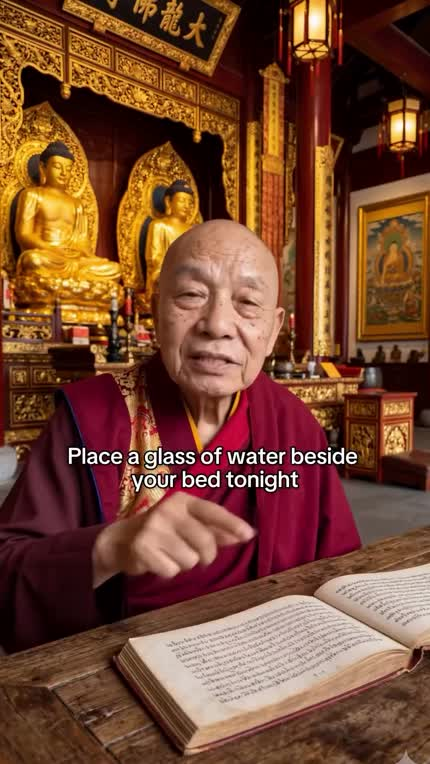
#> input picture data/frames/BIG01_DVZg8wAkYgk_t0.3.jpg, 430 x 764 px
$ python anchor_check.py ../data/frames/BIG01_DVZg8wAkYgk_t0.3.jpg
#> lines starting #> are read from the running program, lines starting #| are printed output that depends on the picture
#!/usr/bin/env python3
"""Pre-flight an anchor still BEFORE spending video credits on it.

    python3 scripts/anchor_check.py a19_hall_altar_step [a17_hall_floor_lamp ...]

WHY THIS EXISTS. On 2026-08-11 reel 24 failed twice — ~880 credits — with
gibberish subtitles burned into the pixels, while reel 25 rendered clean on the
first roll in the same session with the same engine, prompt and settings. The
only variable was the anchor:

    a17  bare lap over an empty floor in the lower third   FAILED 2/2
    a18b wooden table, open book, candle in the same band  PASSED 1/1

Both failures put the text at the same baseline and the same left margin, and a
fresh TTS waveform (the previously documented remedy) changed only the glyphs,
never the placement. The prior that survives every observation: an EMPTY,
LOW-DETAIL lower third is read by the model as the place where subtitles belong,
because that is what it saw in millions of subtitled training videos.

So the guard is composition, checked on the 4-credit still rather than on the
~440-credit video: measure how occupied the subtitle band is, and refuse an
anchor whose band is a flat expanse.

Thresholds are calibrated on the three anchors above; run this on any new
anchor and on any anchor that has already failed, and keep the numbers.
"""

import os
import subprocess
import sys

ROOT = os.path.dirname(os.path.dirname(os.path.abspath(__file__)))
ANC = os.path.join(ROOT, "output", "assets", "anchors")

# The band kling puts subtitles in, as a fraction of frame height. Matches the
# y1150-1650 window qc_gate.py scans on the assembled 1080x1920 master.
BAND_TOP, BAND_BOT = 0.60, 0.86

# An anchor must clear BOTH. Detail = edges (props, carving, folds, text-free
# structure). Spread = luminance variance (a lit lamp against dark wood scores
# high; an evenly lit robe scores low). Calibration in the module docstring.
# CALIBRATION IS TWO POINTS ONLY — one confirmed failure and one confirmed
# pass, both from 2026-08-11. Treat the thresholds as a tripwire, not a proof:
#     a17  detail 0.0102  spread 20.9   burned text 2/2
#     a18b detail 0.0280  spread 28.6   clean 1/1
#     a19  detail 0.0322  spread 29.3   built to clear it, unrendered as of now
# Every new render should be appended to this table so the numbers earn their
# authority. A RISK verdict means "do not spend without a second look", not
# "this will certainly fail".
MIN_DETAIL = 0.038   # 0.024 -> 0.040 -> (0.050 reverted) -> 0.038

# CALIBRATION — every row is a real render, not a guess.
#
#   anchor            band detail   outcome
#   a17                   0.0102     burned text, 2 of 2 renders  (~880 cr)
#   a18b                  0.0280     clean
#   a23b                  0.0293     BURNED TEXT  (reel 28, 616 cr wasted)
#   a19                   0.0322     clean
#   a21c                  0.0419     clean  (reel 26)
#   a22                   0.0501     clean  (reel 27)
#   a25                   0.0420     (reel 29)
#   a20b                  0.0475     clean, 2 of 2
#   his source reel       0.0671     clean
#
# 0.024 was set from a18b/a19 and let a23b through at 0.0293, which burned text
# across the whole take.
#
# I then raised it to 0.050 reasoning from the anchor->render detail loss, and
# it immediately REJECTED a21c (0.0419) and a24 (0.0462) — the two anchors that
# had actually rendered clean. A floor that fails known-good inputs is
# miscalibrated, which is the exact rule written earlier the same day. Reverted
# to 0.038: comfortably above the only observed failure (0.0293) and below every
# observed pass. Move it again only when a real render contradicts it, never
# from reasoning alone.
#
# The render-loss measurement is still worth keeping, as context rather than as
# a threshold: kling loses ~28% of lower-third detail between still and video
# (a24 anchor 0.0462 -> rendered 0.0327-0.0369 across the whole take), so the
# anchor figure is optimistic by about a quarter. That explains WHY 0.0293 burns
# — it renders near 0.022 — without justifying a floor above the known passes.
MIN_SPREAD = 24.0


# ⚠️ NO AUTOMATED FACE-SIZE CHECK EXISTS. One was attempted 2026-08-15
# (skin-tone row detection) and REMOVED the same hour: it scored 0.808-0.862
# across anchors that differ visibly, because it catches arms and neck as well
# as the head. It could not separate a24 (tight, best mouth motion) from a25
# (wide, the operator noticed immediately). A check that cannot tell known-good
# from known-bad is worse than no check — it launders a guess as a measurement.
#
# Until something better exists, FACE SIZE IS A HUMAN JUDGEMENT: look at the
# 4-credit anchor next to the source frame before rendering. Reel 24 at ~8% of
# frame height read mushy; reels 26-28 at ~14-20% read clean. The `courtyard`
# setting pulls the camera back further than `veranda` or `gateway` — prefer
# those two for talking takes.

def measure(png):
    """(edge density, luminance stddev) inside the subtitle band."""
    import numpy as np
    from PIL import Image

    im = Image.open(png).convert("L")
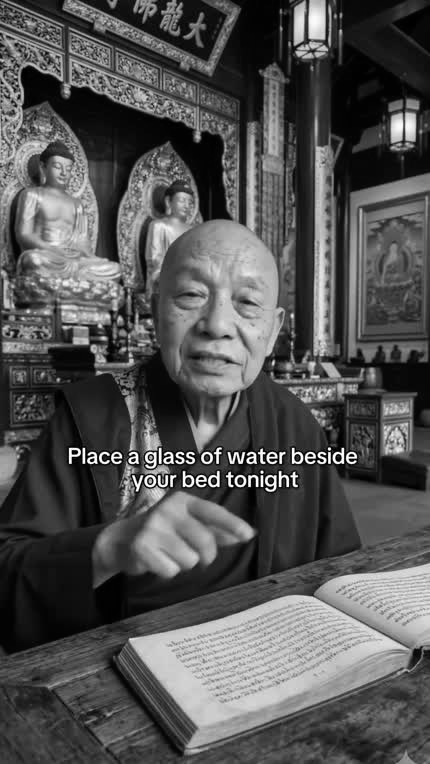
#> im: PIL image 430x764 L; min 0, max 255, mean 83.5
    w, h = im.size
#> w = 430; h = 764
    band = im.crop((0, int(h * BAND_TOP), w, int(h * BAND_BOT)))
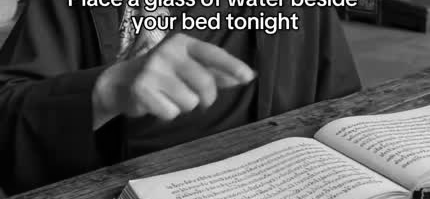
#> band: PIL image 430x199 L; min 0, max 255, mean 84.8
    a = np.asarray(band, dtype=float)
    # Sobel-free gradient magnitude: cheap, and we only need a relative score.
    gy, gx = np.gradient(a)
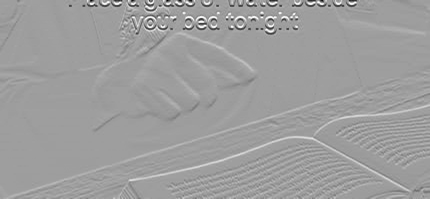
#> gy: shape (199, 430) float64; min -207, max 127, mean 0.2; drawn with min black and max white
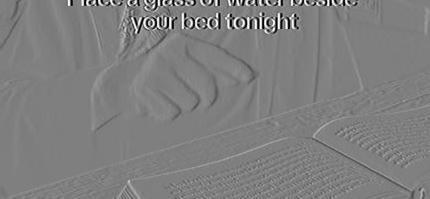
#> gx: shape (199, 430) float64; min -127, max 127.5, mean 0.2; drawn with min black and max white
    mag = np.hypot(gx, gy)
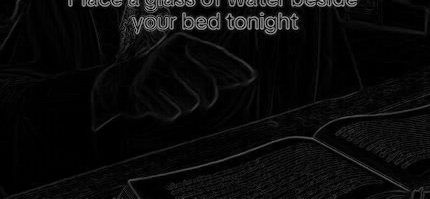
#> mag: shape (199, 430) float64; min 0, max 214.3, mean 11
    # Density = fraction of pixels sitting on a real edge, not sensor noise.
    detail = float((mag > 18).mean())
#> detail = 0.149
    spread = float(a.std())
#> spread = 68.1
    return detail, spread


def main():
    names = sys.argv[1:]
    if not names:
        sys.exit(__doc__.strip().splitlines()[2])
    bad = 0
    for n in names:
        png = n if os.path.exists(n) else os.path.join(ANC, n + ".png")
        if not os.path.exists(png):
            print(f"{n:28s} MISSING")
            bad += 1
            continue
        detail, spread = measure(png)
#> detail = 0.149; spread = 68.1
        ok = detail >= MIN_DETAIL and spread >= MIN_SPREAD
#> ok = True
        flag = "OK  " if ok else "RISK"
#> flag = 'OK  '
        print(f"{os.path.basename(png):32s} detail {detail:.4f} "
              f"spread {spread:5.1f}  {flag}")
#| BIG01_DVZg8wAkYgk_t0.3.jpg       detail 0.1487 spread  68.1  OK
        if not ok:
            bad += 1
            print("     -> the subtitle band is close to empty. Put a surface, "
                  "prop or light source in the lower third before rendering.")
    sys.exit(1 if bad else 0)
#> (the program exits here)

$ run again, on data/frames/BIG02_DVkABsmDCWy_t0.3.jpg
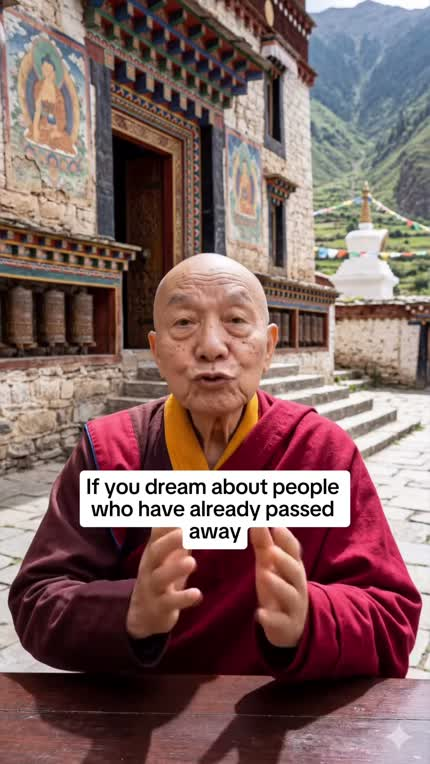
#> input picture data/frames/BIG02_DVkABsmDCWy_t0.3.jpg, 430 x 764 px
#> in measure, `gy, gx = np.gradient(a)`:
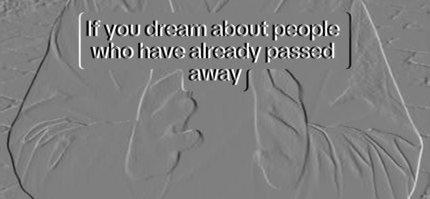
#> gx: shape (199, 430) float64; min -127.5, max 127.5, mean 0.1; drawn with min black and max white
#> in measure, `mag = np.hypot(gx, gy)`:
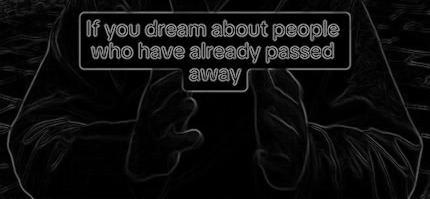
#> mag: shape (199, 430) float64; min 0, max 178.2, mean 15.1
#> in measure, `detail = float((mag > 18).mean())`: detail = 0.191
#> in measure, `spread = float(a.std())`: spread = 89.78
#> in main, `detail, spread = measure(png)`: detail = 0.191; spread = 89.78
#> ok = True
#> flag = 'OK  '
#| BIG02_DVkABsmDCWy_t0.3.jpg       detail 0.1909 spread  89.8  OK

$ run again, on data/frames/BIG02_DVkABsmDCWy_t5.jpg
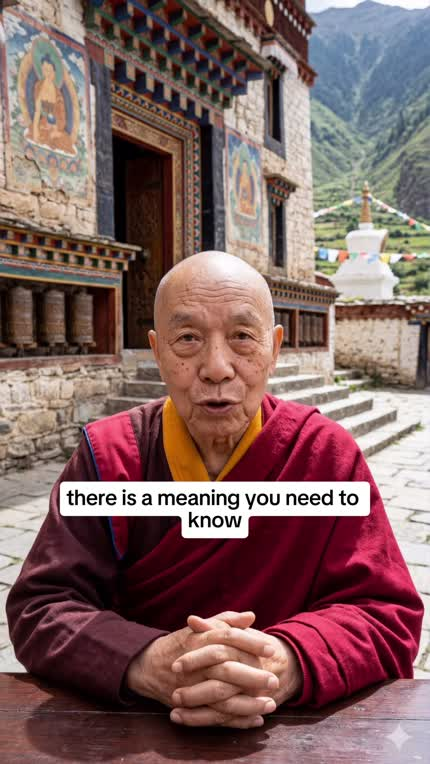
#> input picture data/frames/BIG02_DVkABsmDCWy_t5.jpg, 430 x 764 px
#> in measure, `gy, gx = np.gradient(a)`:
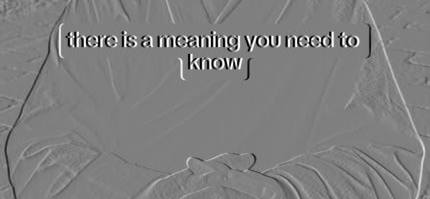
#> gx: shape (199, 430) float64; min -127.5, max 127.5, mean 0.1; drawn with min black and max white
#> in measure, `mag = np.hypot(gx, gy)`:
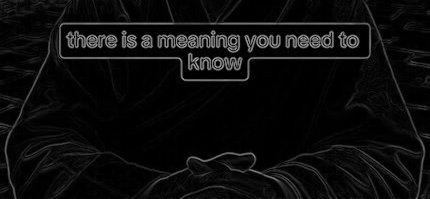
#> mag: shape (199, 430) float64; min 0, max 177.5, mean 12.9
#> in measure, `detail = float((mag > 18).mean())`: detail = 0.166
#> in measure, `spread = float(a.std())`: spread = 88.1
#> in main, `detail, spread = measure(png)`: detail = 0.166; spread = 88.1
#> ok = True
#> flag = 'OK  '
#| BIG02_DVkABsmDCWy_t5.jpg         detail 0.1664 spread  88.1  OK
